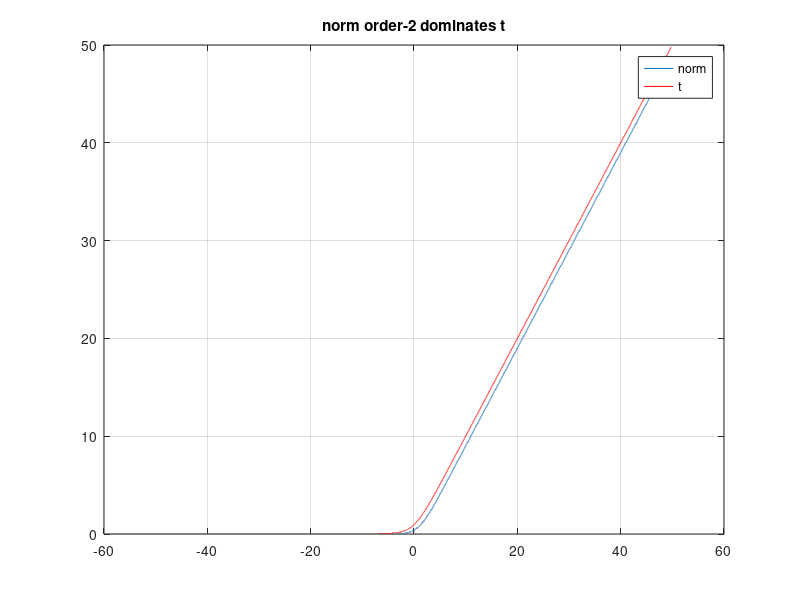

Write the MATLAB code that produced this figure.
% this script shows that lower-order dominance implies higher-order dominance
% compared are the normal and the t distributions
% see "Risk and Asset Allocation" - Springer (2005), by A. Meucci

clear;  close all;  clc;
%%%%%%%%%%%%%%%%%%%%%%%%%%%%%%%%%%%%%%%%%%%%%%%%%%%%%%%%%%%%%%%%%%%%%%%%%%%%%%%%%%%%%%%%%%%%%%%%%%%%%%%%%%%%%%%%%%%
% order of dominance
Q=2;

%%%%%%%%%%%%%%%%%%%%%%%%%%%%%%%%%%%%%%%%%%%%%%%%%%%%%%%%%%%%%%%%%%%%%%%%%%%%%%%%%%%%%%%%%%%%%%%%%%%%%%%%%%%%%%%
% introduce two discretized pdfs to be compared, normal in this case
mu_A=1;
sig_A=2;

mu_B=0;
sig_B=2;
nu=5;

% set up grid for x-axis evaluations of discretized pdfs 
N=2^16;
J=10^6;
dd=normrnd(mu_A,sig_A,1,J);
ee=mu_B+sig_B*trnd(nu,1,J);
Hi=max([dd ee]);
Lo=min([dd ee]);
h=(Hi-Lo)/(N-1);
X=[Lo+h : h : Hi]';

% discretized normal pdf
Iq_A = 1/h*(normcdf(X+h/2,mu_A,sig_A)-normcdf(X-h/2,mu_A,sig_A));

% discretized t pdf
Iq_B = 1/h*(tcdf((X+h/2-mu_B)/sig_B,nu)-tcdf((X-h/2-mu_B)/sig_B,nu));

%%%%%%%%%%%%%%%%%%%%%%%%%%%%%%%%%%%%%%%%%%%%%%%%%%%%%%%%%%%%%%%%%%%%%%%%%%%%%%%%%%%%%%%%%%%%%%%%%%%%%%%%%%%%%%%%
% check dominance
for q=2:Q+1
    Iq_A=h*cumsum(Iq_A);
    Iq_B=h*cumsum(Iq_B);
end

Result=['No dominance up to order ' num2str(Q)];
Condition_AdomB=prod(0+(Iq_A<=Iq_B));
if Condition_AdomB
    Result=['norm order-' num2str(Q) ' dominates t' ];
end
Condition_BdomA=prod(0+(Iq_B<=Iq_A));
if Condition_BdomA
    Result=['t order-' num2str(Q) ' dominates norm' ];
end
    
%%%%%%%%%%%%%%%%%%%%%%%%%%%%%%%%%%%%%%%%%%%%%%%%%%%%%%%%%%%%%%%%%%%%%%%%%%%%%%%%%%%%%%%%%%%%%%%%%%%%%%%%%%%%%%%%
% plots
figure
plot(X,Iq_A)
hold on
plot(X,Iq_B,'r')
grid on
legend('norm','t')
title(Result)
